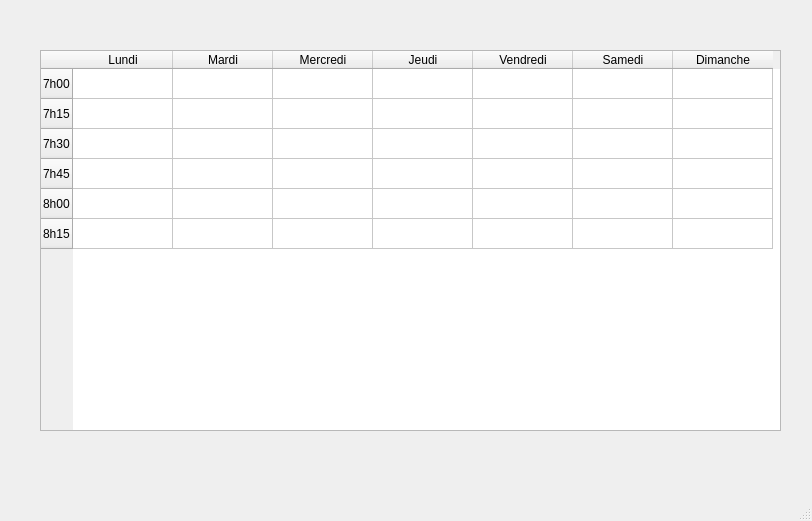
<?xml version="1.0" encoding="UTF-8"?>
<ui version="4.0">
 <class>MainWindow</class>
 <widget class="QMainWindow" name="MainWindow">
  <property name="geometry">
   <rect>
    <x>0</x>
    <y>0</y>
    <width>812</width>
    <height>521</height>
   </rect>
  </property>
  <property name="windowTitle">
   <string>MainWindow</string>
  </property>
  <widget class="QWidget" name="centralwidget">
   <widget class="QTableWidget" name="tableWidget">
    <property name="geometry">
     <rect>
      <x>40</x>
      <y>50</y>
      <width>741</width>
      <height>381</height>
     </rect>
    </property>
    <row>
     <property name="text">
      <string>7h00</string>
     </property>
    </row>
    <row>
     <property name="text">
      <string>7h15</string>
     </property>
    </row>
    <row>
     <property name="text">
      <string>7h30</string>
     </property>
    </row>
    <row>
     <property name="text">
      <string>7h45</string>
     </property>
    </row>
    <row>
     <property name="text">
      <string>8h00</string>
     </property>
    </row>
    <row>
     <property name="text">
      <string>8h15</string>
     </property>
    </row>
    <column>
     <property name="text">
      <string>Lundi</string>
     </property>
    </column>
    <column>
     <property name="text">
      <string>Mardi</string>
     </property>
    </column>
    <column>
     <property name="text">
      <string>Mercredi</string>
     </property>
    </column>
    <column>
     <property name="text">
      <string>Jeudi</string>
     </property>
    </column>
    <column>
     <property name="text">
      <string>Vendredi</string>
     </property>
    </column>
    <column>
     <property name="text">
      <string>Samedi</string>
     </property>
    </column>
    <column>
     <property name="text">
      <string>Dimanche</string>
     </property>
    </column>
   </widget>
  </widget>
  <widget class="QMenuBar" name="menubar">
   <property name="geometry">
    <rect>
     <x>0</x>
     <y>0</y>
     <width>812</width>
     <height>25</height>
    </rect>
   </property>
  </widget>
  <widget class="QStatusBar" name="statusbar"/>
 </widget>
 <resources/>
 <connections/>
</ui>
